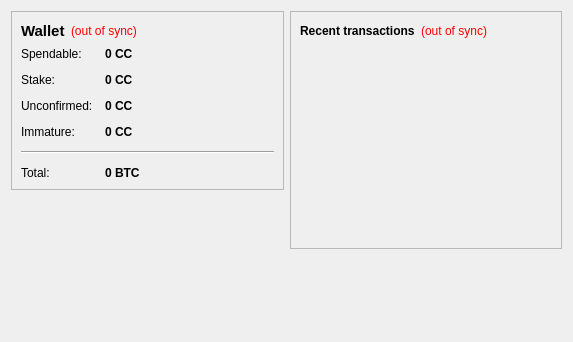
<?xml version="1.0" encoding="UTF-8"?>
<ui version="4.0">
 <class>OverviewPage</class>
 <widget class="QWidget" name="OverviewPage">
  <property name="geometry">
   <rect>
    <x>0</x>
    <y>0</y>
    <width>573</width>
    <height>342</height>
   </rect>
  </property>
  <property name="windowTitle">
   <string>Form</string>
  </property>
  <layout class="QHBoxLayout" name="horizontalLayout" stretch="1,1">
   <item>
    <layout class="QVBoxLayout" name="verticalLayout_2">
     <item>
      <widget class="QFrame" name="frame">
       <property name="frameShape">
        <enum>QFrame::StyledPanel</enum>
       </property>
       <property name="frameShadow">
        <enum>QFrame::Raised</enum>
       </property>
       <layout class="QVBoxLayout" name="verticalLayout_4">
        <item>
         <layout class="QHBoxLayout" name="horizontalLayout_4">
          <item>
           <widget class="QLabel" name="label_5">
            <property name="font">
             <font>
              <pointsize>11</pointsize>
              <weight>75</weight>
              <bold>true</bold>
             </font>
            </property>
            <property name="text">
             <string>Wallet</string>
            </property>
           </widget>
          </item>
          <item>
           <widget class="QLabel" name="labelWalletStatus">
            <property name="toolTip">
             <string>The displayed information may be out of date. Your wallet automatically synchronizes with the coinscontrol network after a connection is established, but this process has not completed yet.</string>
            </property>
            <property name="styleSheet">
             <string notr="true">QLabel { color: red; }</string>
            </property>
            <property name="text">
             <string notr="true">(out of sync)</string>
            </property>
            <property name="alignment">
             <set>Qt::AlignLeading|Qt::AlignLeft|Qt::AlignVCenter</set>
            </property>
           </widget>
          </item>
          <item>
           <spacer name="horizontalSpacer_2">
            <property name="orientation">
             <enum>Qt::Horizontal</enum>
            </property>
            <property name="sizeHint" stdset="0">
             <size>
              <width>40</width>
              <height>20</height>
             </size>
            </property>
           </spacer>
          </item>
         </layout>
        </item>
        <item>
         <layout class="QFormLayout" name="formLayout_2">
          <property name="fieldGrowthPolicy">
           <enum>QFormLayout::AllNonFixedFieldsGrow</enum>
          </property>
          <property name="horizontalSpacing">
           <number>12</number>
          </property>
          <property name="verticalSpacing">
           <number>12</number>
          </property>
          <item row="0" column="0">
           <widget class="QLabel" name="label">
            <property name="text">
             <string>Spendable:</string>
            </property>
           </widget>
          </item>
          <item row="0" column="1">
           <widget class="QLabel" name="labelBalance">
            <property name="font">
             <font>
              <weight>75</weight>
              <bold>true</bold>
             </font>
            </property>
            <property name="cursor">
             <cursorShape>IBeamCursor</cursorShape>
            </property>
            <property name="toolTip">
             <string>Your current spendable balance</string>
            </property>
            <property name="text">
             <string notr="true">0 CC</string>
            </property>
            <property name="textInteractionFlags">
             <set>Qt::LinksAccessibleByMouse|Qt::TextSelectableByKeyboard|Qt::TextSelectableByMouse</set>
            </property>
           </widget>
          </item>
          <item row="1" column="0">
           <widget class="QLabel" name="label_6">
            <property name="text">
             <string>Stake:</string>
            </property>
           </widget>
          </item>
          <item row="1" column="1">
           <widget class="QLabel" name="labelStake">
            <property name="font">
             <font>
              <weight>75</weight>
              <bold>true</bold>
             </font>
            </property>
            <property name="cursor">
             <cursorShape>IBeamCursor</cursorShape>
            </property>
            <property name="toolTip">
             <string>Total of coins that was staked, and do not yet count toward the current balance</string>
            </property>
            <property name="text">
             <string notr="true">0 CC</string>
            </property>
            <property name="textInteractionFlags">
             <set>Qt::LinksAccessibleByMouse|Qt::TextSelectableByKeyboard|Qt::TextSelectableByMouse</set>
            </property>
           </widget>
          </item>
          <item row="2" column="0">
           <widget class="QLabel" name="label_3">
            <property name="text">
             <string>Unconfirmed:</string>
            </property>
           </widget>
          </item>
          <item row="2" column="1">
           <widget class="QLabel" name="labelUnconfirmed">
            <property name="font">
             <font>
              <weight>75</weight>
              <bold>true</bold>
             </font>
            </property>
            <property name="cursor">
             <cursorShape>IBeamCursor</cursorShape>
            </property>
            <property name="toolTip">
             <string>Total of transactions that have yet to be confirmed, and do not yet count toward the current balance</string>
            </property>
            <property name="text">
             <string notr="true">0 CC</string>
            </property>
            <property name="textInteractionFlags">
             <set>Qt::LinksAccessibleByMouse|Qt::TextSelectableByKeyboard|Qt::TextSelectableByMouse</set>
            </property>
           </widget>
          </item>
          <item row="3" column="0">
           <widget class="QLabel" name="labelImmatureText">
            <property name="text">
             <string>Immature:</string>
            </property>
           </widget>
          </item>
          <item row="3" column="1">
           <widget class="QLabel" name="labelImmature">
            <property name="font">
             <font>
              <weight>75</weight>
              <bold>true</bold>
             </font>
            </property>
            <property name="toolTip">
             <string>Mined balance that has not yet matured</string>
            </property>
            <property name="text">
             <string notr="true">0 CC</string>
            </property>
            <property name="textInteractionFlags">
             <set>Qt::LinksAccessibleByMouse|Qt::TextSelectableByKeyboard|Qt::TextSelectableByMouse</set>
            </property>
           </widget>
          </item>
          <item row="4" column="0" colspan="2">
           <widget class="Line" name="line">
            <property name="orientation">
             <enum>Qt::Horizontal</enum>
            </property>
           </widget>
          </item>
          <item row="5" column="0">
           <widget class="QLabel" name="labelTotalText">
            <property name="text">
             <string>Total:</string>
            </property>
           </widget>
          </item>
          <item row="5" column="1">
           <widget class="QLabel" name="labelTotal">
            <property name="font">
             <font>
              <weight>75</weight>
              <bold>true</bold>
             </font>
            </property>
            <property name="cursor">
             <cursorShape>IBeamCursor</cursorShape>
            </property>
            <property name="toolTip">
             <string>Your current total balance</string>
            </property>
            <property name="text">
             <string notr="true">0 BTC</string>
            </property>
            <property name="textInteractionFlags">
             <set>Qt::LinksAccessibleByMouse|Qt::TextSelectableByKeyboard|Qt::TextSelectableByMouse</set>
            </property>
           </widget>
          </item>
         </layout>
        </item>
       </layout>
      </widget>
     </item>
     <item>
      <spacer name="verticalSpacer">
       <property name="orientation">
        <enum>Qt::Vertical</enum>
       </property>
       <property name="sizeHint" stdset="0">
        <size>
         <width>20</width>
         <height>40</height>
        </size>
       </property>
      </spacer>
     </item>
    </layout>
   </item>
   <item>
    <layout class="QVBoxLayout" name="verticalLayout_3">
     <item>
      <widget class="QFrame" name="frame_2">
       <property name="frameShape">
        <enum>QFrame::StyledPanel</enum>
       </property>
       <property name="frameShadow">
        <enum>QFrame::Raised</enum>
       </property>
       <layout class="QVBoxLayout" name="verticalLayout">
        <item>
         <layout class="QHBoxLayout" name="horizontalLayout_2">
          <item>
           <widget class="QLabel" name="label_4">
            <property name="text">
             <string>&lt;b&gt;Recent transactions&lt;/b&gt;</string>
            </property>
           </widget>
          </item>
          <item>
           <widget class="QLabel" name="labelTransactionsStatus">
            <property name="toolTip">
             <string>The displayed information may be out of date. Your wallet automatically synchronizes with the coinscontrol network after a connection is established, but this process has not completed yet.</string>
            </property>
            <property name="styleSheet">
             <string notr="true">QLabel { color: red; }</string>
            </property>
            <property name="text">
             <string notr="true">(out of sync)</string>
            </property>
            <property name="alignment">
             <set>Qt::AlignRight|Qt::AlignTrailing|Qt::AlignVCenter</set>
            </property>
           </widget>
          </item>
          <item>
           <spacer name="horizontalSpacer">
            <property name="orientation">
             <enum>Qt::Horizontal</enum>
            </property>
            <property name="sizeHint" stdset="0">
             <size>
              <width>40</width>
              <height>20</height>
             </size>
            </property>
           </spacer>
          </item>
         </layout>
        </item>
        <item>
         <widget class="QListView" name="listTransactions">
          <property name="styleSheet">
           <string notr="true">QListView { background: transparent; }</string>
          </property>
          <property name="frameShape">
           <enum>QFrame::NoFrame</enum>
          </property>
          <property name="verticalScrollBarPolicy">
           <enum>Qt::ScrollBarAlwaysOff</enum>
          </property>
          <property name="horizontalScrollBarPolicy">
           <enum>Qt::ScrollBarAlwaysOff</enum>
          </property>
          <property name="selectionMode">
           <enum>QAbstractItemView::NoSelection</enum>
          </property>
         </widget>
        </item>
       </layout>
      </widget>
     </item>
     <item>
      <spacer name="verticalSpacer_2">
       <property name="orientation">
        <enum>Qt::Vertical</enum>
       </property>
       <property name="sizeHint" stdset="0">
        <size>
         <width>20</width>
         <height>40</height>
        </size>
       </property>
      </spacer>
     </item>
    </layout>
   </item>
  </layout>
 </widget>
 <resources/>
 <connections/>
</ui>
